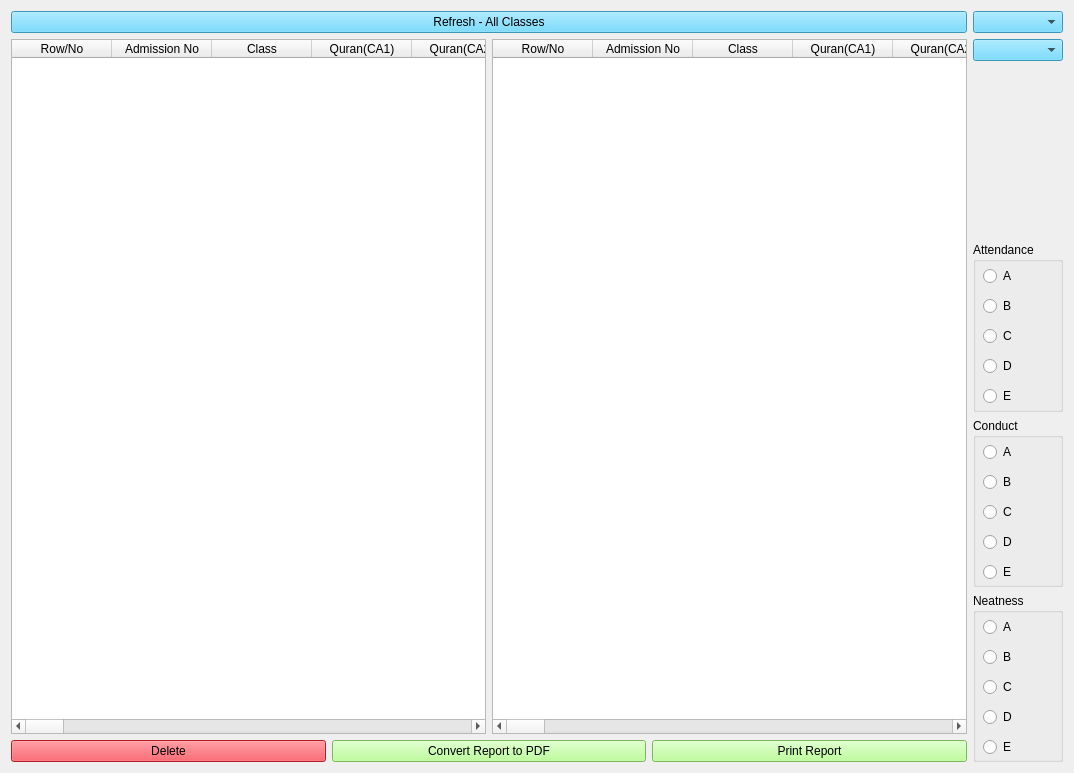
<?xml version="1.0" encoding="UTF-8"?>
<ui version="4.0">
 <class>NurScore2ndForm</class>
 <widget class="QWidget" name="NurScore2ndForm">
  <property name="geometry">
   <rect>
    <x>0</x>
    <y>0</y>
    <width>1074</width>
    <height>773</height>
   </rect>
  </property>
  <property name="windowTitle">
   <string>Nursery Classes Scores (Second Term)</string>
  </property>
  <property name="windowIcon">
   <iconset>
    <normaloff>score2_icon.jpg</normaloff>score2_icon.jpg</iconset>
  </property>
  <property name="styleSheet">
   <string notr="true">font: 12pt &quot;MS Shell Dlg 2&quot;;

QPushButton{
background-color: rgb(170, 255, 127);
}</string>
  </property>
  <layout class="QVBoxLayout" name="verticalLayout_5">
   <item>
    <layout class="QHBoxLayout" name="horizontalLayout_2">
     <item>
      <layout class="QVBoxLayout" name="verticalLayout_2">
       <item>
        <layout class="QVBoxLayout" name="verticalLayout_3">
         <item>
          <widget class="QPushButton" name="switch_back_btn">
           <property name="styleSheet">
            <string notr="true">background-color: rgb(84, 210, 255);</string>
           </property>
           <property name="text">
            <string>Refresh - All Classes</string>
           </property>
          </widget>
         </item>
         <item>
          <layout class="QHBoxLayout" name="horizontalLayout">
           <item>
            <widget class="QTableWidget" name="tableWidget">
             <property name="sizePolicy">
              <sizepolicy hsizetype="Expanding" vsizetype="Expanding">
               <horstretch>0</horstretch>
               <verstretch>0</verstretch>
              </sizepolicy>
             </property>
             <property name="autoFillBackground">
              <bool>false</bool>
             </property>
             <property name="frameShape">
              <enum>QFrame::StyledPanel</enum>
             </property>
             <property name="alternatingRowColors">
              <bool>true</bool>
             </property>
             <property name="showGrid">
              <bool>true</bool>
             </property>
             <attribute name="horizontalHeaderStretchLastSection">
              <bool>false</bool>
             </attribute>
             <attribute name="verticalHeaderVisible">
              <bool>true</bool>
             </attribute>
             <column>
              <property name="text">
               <string>Row/No</string>
              </property>
             </column>
             <column>
              <property name="text">
               <string>Admission No</string>
              </property>
             </column>
             <column>
              <property name="text">
               <string>Class</string>
              </property>
             </column>
             <column>
              <property name="text">
               <string>Quran(CA1)</string>
              </property>
             </column>
             <column>
              <property name="text">
               <string>Quran(CA2)</string>
              </property>
             </column>
             <column>
              <property name="text">
               <string>Quran(ASS)</string>
              </property>
             </column>
             <column>
              <property name="text">
               <string>Quran(EXAM)</string>
              </property>
             </column>
             <column>
              <property name="text">
               <string>Quran(TOTAL)</string>
              </property>
             </column>
             <column>
              <property name="text">
               <string>Ibadat(CA1)</string>
              </property>
             </column>
             <column>
              <property name="text">
               <string>Ibadat(CA2)</string>
              </property>
             </column>
             <column>
              <property name="text">
               <string>Ibadat(ASS)</string>
              </property>
             </column>
             <column>
              <property name="text">
               <string>Ibadat(EXAM)</string>
              </property>
             </column>
             <column>
              <property name="text">
               <string>Ibadat(TOTAL)</string>
              </property>
             </column>
             <column>
              <property name="text">
               <string>Arabic(CA1)</string>
              </property>
             </column>
             <column>
              <property name="text">
               <string>Arabic(CA2)</string>
              </property>
             </column>
             <column>
              <property name="text">
               <string>Arabic(ASS)</string>
              </property>
             </column>
             <column>
              <property name="text">
               <string>Arabic(EXAM)</string>
              </property>
             </column>
             <column>
              <property name="text">
               <string>Arabic(TOTAL)</string>
              </property>
             </column>
             <column>
              <property name="text">
               <string>English(CA1)</string>
              </property>
             </column>
             <column>
              <property name="text">
               <string>English(CA2)</string>
              </property>
             </column>
             <column>
              <property name="text">
               <string>English(ASS)</string>
              </property>
             </column>
             <column>
              <property name="text">
               <string>English(EXAM)</string>
              </property>
             </column>
             <column>
              <property name="text">
               <string>English(TOTAL)</string>
              </property>
             </column>
             <column>
              <property name="text">
               <string>Maths(CA1)</string>
              </property>
             </column>
             <column>
              <property name="text">
               <string>Maths(CA2)</string>
              </property>
             </column>
             <column>
              <property name="text">
               <string>Maths(ASS)</string>
              </property>
             </column>
             <column>
              <property name="text">
               <string>Maths(EXAM)</string>
              </property>
             </column>
             <column>
              <property name="text">
               <string>Maths(TOTAL)</string>
              </property>
             </column>
             <column>
              <property name="text">
               <string>Science(CA1)</string>
              </property>
             </column>
             <column>
              <property name="text">
               <string>Science(CA2)</string>
              </property>
             </column>
             <column>
              <property name="text">
               <string>Science(ASS)</string>
              </property>
             </column>
             <column>
              <property name="text">
               <string>Science(EXAM)</string>
              </property>
             </column>
             <column>
              <property name="text">
               <string>Science(TOTAL)</string>
              </property>
             </column>
             <column>
              <property name="text">
               <string>Social Norm(CA1)</string>
              </property>
             </column>
             <column>
              <property name="text">
               <string>Social Norm(CA2)</string>
              </property>
             </column>
             <column>
              <property name="text">
               <string>Social Norm(ASS)</string>
              </property>
             </column>
             <column>
              <property name="text">
               <string>Social Norm(EXAM)</string>
              </property>
             </column>
             <column>
              <property name="text">
               <string>Social Norm(TOTAL)</string>
              </property>
             </column>
             <column>
              <property name="text">
               <string>Handwriting(CA1)</string>
              </property>
             </column>
             <column>
              <property name="text">
               <string>Handwriting(CA2)</string>
              </property>
             </column>
             <column>
              <property name="text">
               <string>Handwriting(ASS)</string>
              </property>
             </column>
             <column>
              <property name="text">
               <string>Handwriting(EXAM)</string>
              </property>
             </column>
             <column>
              <property name="text">
               <string>Handwriting(TOTAL)</string>
              </property>
             </column>
             <column>
              <property name="text">
               <string>All Total</string>
              </property>
             </column>
             <column>
              <property name="text">
               <string>Average</string>
              </property>
             </column>
             <column>
              <property name="text">
               <string>Total Cumulative</string>
              </property>
             </column>
             <column>
              <property name="text">
               <string>Avg Cumulative</string>
              </property>
             </column>
            </widget>
           </item>
           <item>
            <widget class="QTableWidget" name="tableWidget_2">
             <property name="sizePolicy">
              <sizepolicy hsizetype="Expanding" vsizetype="Expanding">
               <horstretch>0</horstretch>
               <verstretch>0</verstretch>
              </sizepolicy>
             </property>
             <property name="autoFillBackground">
              <bool>false</bool>
             </property>
             <property name="frameShape">
              <enum>QFrame::StyledPanel</enum>
             </property>
             <property name="alternatingRowColors">
              <bool>true</bool>
             </property>
             <property name="showGrid">
              <bool>true</bool>
             </property>
             <attribute name="horizontalHeaderStretchLastSection">
              <bool>false</bool>
             </attribute>
             <attribute name="verticalHeaderVisible">
              <bool>true</bool>
             </attribute>
             <column>
              <property name="text">
               <string>Row/No</string>
              </property>
             </column>
             <column>
              <property name="text">
               <string>Admission No</string>
              </property>
             </column>
             <column>
              <property name="text">
               <string>Class</string>
              </property>
             </column>
             <column>
              <property name="text">
               <string>Quran(CA1)</string>
              </property>
             </column>
             <column>
              <property name="text">
               <string>Quran(CA2)</string>
              </property>
             </column>
             <column>
              <property name="text">
               <string>Quran(ASS)</string>
              </property>
             </column>
             <column>
              <property name="text">
               <string>Quran(EXAM)</string>
              </property>
             </column>
             <column>
              <property name="text">
               <string>Quran(TOTAL)</string>
              </property>
             </column>
             <column>
              <property name="text">
               <string>Ibadat(CA1)</string>
              </property>
             </column>
             <column>
              <property name="text">
               <string>Ibadat(CA2)</string>
              </property>
             </column>
             <column>
              <property name="text">
               <string>Ibadat(ASS)</string>
              </property>
             </column>
             <column>
              <property name="text">
               <string>Ibadat(EXAM)</string>
              </property>
             </column>
             <column>
              <property name="text">
               <string>Ibadat(TOTAL)</string>
              </property>
             </column>
             <column>
              <property name="text">
               <string>Arabic(CA1)</string>
              </property>
             </column>
             <column>
              <property name="text">
               <string>Arabic(CA2)</string>
              </property>
             </column>
             <column>
              <property name="text">
               <string>Arabic(ASS)</string>
              </property>
             </column>
             <column>
              <property name="text">
               <string>Arabic(EXAM)</string>
              </property>
             </column>
             <column>
              <property name="text">
               <string>Arabic(TOTAL)</string>
              </property>
             </column>
             <column>
              <property name="text">
               <string>English(CA1)</string>
              </property>
             </column>
             <column>
              <property name="text">
               <string>English(CA2)</string>
              </property>
             </column>
             <column>
              <property name="text">
               <string>English(ASS)</string>
              </property>
             </column>
             <column>
              <property name="text">
               <string>English(EXAM)</string>
              </property>
             </column>
             <column>
              <property name="text">
               <string>English(TOTAL)</string>
              </property>
             </column>
             <column>
              <property name="text">
               <string>Maths(CA1)</string>
              </property>
             </column>
             <column>
              <property name="text">
               <string>Maths(CA2)</string>
              </property>
             </column>
             <column>
              <property name="text">
               <string>Maths(ASS)</string>
              </property>
             </column>
             <column>
              <property name="text">
               <string>Maths(EXAM)</string>
              </property>
             </column>
             <column>
              <property name="text">
               <string>Maths(TOTAL)</string>
              </property>
             </column>
             <column>
              <property name="text">
               <string>Science(CA1)</string>
              </property>
             </column>
             <column>
              <property name="text">
               <string>Science(CA2)</string>
              </property>
             </column>
             <column>
              <property name="text">
               <string>Science(ASS)</string>
              </property>
             </column>
             <column>
              <property name="text">
               <string>Science(EXAM)</string>
              </property>
             </column>
             <column>
              <property name="text">
               <string>Science(TOTAL)</string>
              </property>
             </column>
             <column>
              <property name="text">
               <string>Social Norm(CA1)</string>
              </property>
             </column>
             <column>
              <property name="text">
               <string>Social Norm(CA2)</string>
              </property>
             </column>
             <column>
              <property name="text">
               <string>Social Norm(ASS)</string>
              </property>
             </column>
             <column>
              <property name="text">
               <string>Social Norm(EXAM)</string>
              </property>
             </column>
             <column>
              <property name="text">
               <string>Social Norm(TOTAL)</string>
              </property>
             </column>
             <column>
              <property name="text">
               <string>Handwriting(CA1)</string>
              </property>
             </column>
             <column>
              <property name="text">
               <string>Handwriting(CA2)</string>
              </property>
             </column>
             <column>
              <property name="text">
               <string>Handwriting(ASS)</string>
              </property>
             </column>
             <column>
              <property name="text">
               <string>Handwriting(EXAM)</string>
              </property>
             </column>
             <column>
              <property name="text">
               <string>Handwriting(TOTAL)</string>
              </property>
             </column>
             <column>
              <property name="text">
               <string>All Total</string>
              </property>
             </column>
             <column>
              <property name="text">
               <string>Average</string>
              </property>
             </column>
             <column>
              <property name="text">
               <string>Total Cumulative</string>
              </property>
             </column>
             <column>
              <property name="text">
               <string>Avg Cumulative</string>
              </property>
             </column>
            </widget>
           </item>
          </layout>
         </item>
        </layout>
       </item>
       <item>
        <layout class="QHBoxLayout" name="horizontalLayout_3">
         <item>
          <widget class="QPushButton" name="del_btn">
           <property name="styleSheet">
            <string notr="true">background-color: rgb(255, 37, 51);</string>
           </property>
           <property name="text">
            <string>Delete</string>
           </property>
          </widget>
         </item>
         <item>
          <widget class="QPushButton" name="pdf_btn">
           <property name="styleSheet">
            <string notr="true">background-color: rgb(170, 255, 127);</string>
           </property>
           <property name="text">
            <string>Convert Report to PDF</string>
           </property>
          </widget>
         </item>
         <item>
          <widget class="QPushButton" name="report_gen_btn">
           <property name="styleSheet">
            <string notr="true">background-color: rgb(170, 255, 127);</string>
           </property>
           <property name="text">
            <string>Print Report</string>
           </property>
          </widget>
         </item>
        </layout>
       </item>
      </layout>
     </item>
     <item>
      <layout class="QVBoxLayout" name="verticalLayout">
       <item>
        <widget class="QComboBox" name="class_comboBox">
         <property name="styleSheet">
          <string notr="true">background-color: rgb(84, 210, 255);</string>
         </property>
        </widget>
       </item>
       <item>
        <widget class="QComboBox" name="stud_adm_no_comboBox">
         <property name="styleSheet">
          <string notr="true">background-color: rgb(84, 210, 255);</string>
         </property>
        </widget>
       </item>
       <item>
        <widget class="QLabel" name="name_label">
         <property name="text">
          <string/>
         </property>
        </widget>
       </item>
       <item>
        <widget class="QGroupBox" name="groupBox">
         <property name="title">
          <string>Attendance</string>
         </property>
         <widget class="QRadioButton" name="att_a_radio">
          <property name="geometry">
           <rect>
            <x>10</x>
            <y>20</y>
            <width>158</width>
            <height>28</height>
           </rect>
          </property>
          <property name="text">
           <string>A</string>
          </property>
         </widget>
         <widget class="QRadioButton" name="att_b_radio">
          <property name="geometry">
           <rect>
            <x>10</x>
            <y>50</y>
            <width>158</width>
            <height>28</height>
           </rect>
          </property>
          <property name="text">
           <string>B</string>
          </property>
         </widget>
         <widget class="QRadioButton" name="att_c_radio">
          <property name="geometry">
           <rect>
            <x>10</x>
            <y>80</y>
            <width>158</width>
            <height>28</height>
           </rect>
          </property>
          <property name="text">
           <string>C</string>
          </property>
         </widget>
         <widget class="QRadioButton" name="att_d_radio">
          <property name="geometry">
           <rect>
            <x>10</x>
            <y>110</y>
            <width>158</width>
            <height>28</height>
           </rect>
          </property>
          <property name="text">
           <string>D</string>
          </property>
         </widget>
         <widget class="QRadioButton" name="att_e_radio">
          <property name="geometry">
           <rect>
            <x>10</x>
            <y>140</y>
            <width>158</width>
            <height>28</height>
           </rect>
          </property>
          <property name="text">
           <string>E</string>
          </property>
         </widget>
        </widget>
       </item>
       <item>
        <widget class="QGroupBox" name="groupBox_2">
         <property name="title">
          <string>Conduct</string>
         </property>
         <widget class="QRadioButton" name="con_a_radio">
          <property name="geometry">
           <rect>
            <x>10</x>
            <y>20</y>
            <width>158</width>
            <height>28</height>
           </rect>
          </property>
          <property name="text">
           <string>A</string>
          </property>
         </widget>
         <widget class="QRadioButton" name="con_b_radio">
          <property name="geometry">
           <rect>
            <x>10</x>
            <y>50</y>
            <width>158</width>
            <height>28</height>
           </rect>
          </property>
          <property name="text">
           <string>B</string>
          </property>
         </widget>
         <widget class="QRadioButton" name="con_c_radio">
          <property name="geometry">
           <rect>
            <x>10</x>
            <y>80</y>
            <width>158</width>
            <height>28</height>
           </rect>
          </property>
          <property name="text">
           <string>C</string>
          </property>
         </widget>
         <widget class="QRadioButton" name="con_d_radio">
          <property name="geometry">
           <rect>
            <x>10</x>
            <y>110</y>
            <width>158</width>
            <height>28</height>
           </rect>
          </property>
          <property name="text">
           <string>D</string>
          </property>
         </widget>
         <widget class="QRadioButton" name="con_e_radio">
          <property name="geometry">
           <rect>
            <x>10</x>
            <y>140</y>
            <width>158</width>
            <height>28</height>
           </rect>
          </property>
          <property name="text">
           <string>E</string>
          </property>
         </widget>
        </widget>
       </item>
       <item>
        <widget class="QGroupBox" name="groupBox_3">
         <property name="title">
          <string>Neatness</string>
         </property>
         <widget class="QRadioButton" name="neat_a_radio">
          <property name="geometry">
           <rect>
            <x>10</x>
            <y>20</y>
            <width>158</width>
            <height>28</height>
           </rect>
          </property>
          <property name="text">
           <string>A</string>
          </property>
         </widget>
         <widget class="QRadioButton" name="neat_b_radio">
          <property name="geometry">
           <rect>
            <x>10</x>
            <y>50</y>
            <width>158</width>
            <height>28</height>
           </rect>
          </property>
          <property name="text">
           <string>B</string>
          </property>
         </widget>
         <widget class="QRadioButton" name="neat_c_radio">
          <property name="geometry">
           <rect>
            <x>10</x>
            <y>80</y>
            <width>158</width>
            <height>28</height>
           </rect>
          </property>
          <property name="text">
           <string>C</string>
          </property>
         </widget>
         <widget class="QRadioButton" name="neat_d_radio">
          <property name="geometry">
           <rect>
            <x>10</x>
            <y>110</y>
            <width>158</width>
            <height>28</height>
           </rect>
          </property>
          <property name="text">
           <string>D</string>
          </property>
         </widget>
         <widget class="QRadioButton" name="neat_e_radio">
          <property name="geometry">
           <rect>
            <x>10</x>
            <y>140</y>
            <width>158</width>
            <height>28</height>
           </rect>
          </property>
          <property name="text">
           <string>E</string>
          </property>
         </widget>
        </widget>
       </item>
      </layout>
     </item>
    </layout>
   </item>
  </layout>
 </widget>
 <resources/>
 <connections/>
</ui>
